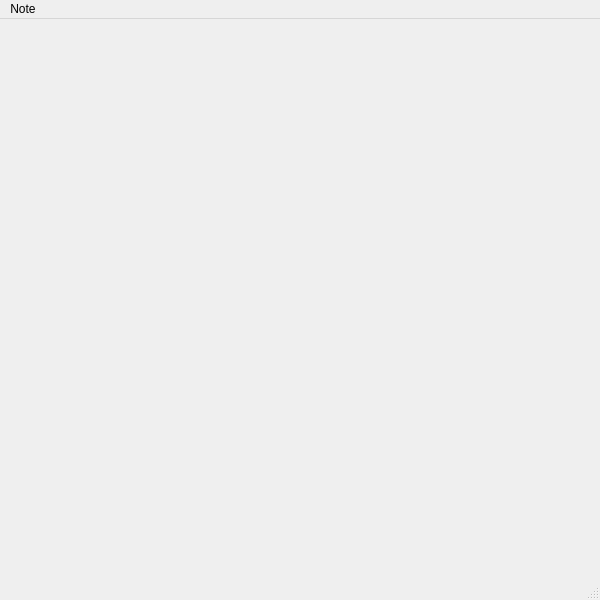
<?xml version="1.0" encoding="UTF-8"?>
<ui version="4.0">
 <class>MainWindow</class>
 <widget class="QMainWindow" name="MainWindow">
  <property name="geometry">
   <rect>
    <x>0</x>
    <y>0</y>
    <width>600</width>
    <height>600</height>
   </rect>
  </property>
  <property name="windowTitle">
   <string>MainWindow</string>
  </property>
  <widget class="QWidget" name="centralwidget"/>
  <widget class="QStatusBar" name="statusbar"/>
  <widget class="QMenuBar" name="menubar">
   <property name="geometry">
    <rect>
     <x>0</x>
     <y>0</y>
     <width>600</width>
     <height>20</height>
    </rect>
   </property>
   <widget class="QMenu" name="menuNote">
    <property name="title">
     <string>Note</string>
    </property>
    <addaction name="actionSelect"/>
   </widget>
   <addaction name="menuNote"/>
  </widget>
  <action name="actionSelect">
   <property name="text">
    <string>Select</string>
   </property>
  </action>
  <action name="actionCreate">
   <property name="text">
    <string>Create</string>
   </property>
  </action>
 </widget>
 <resources/>
 <connections/>
</ui>
